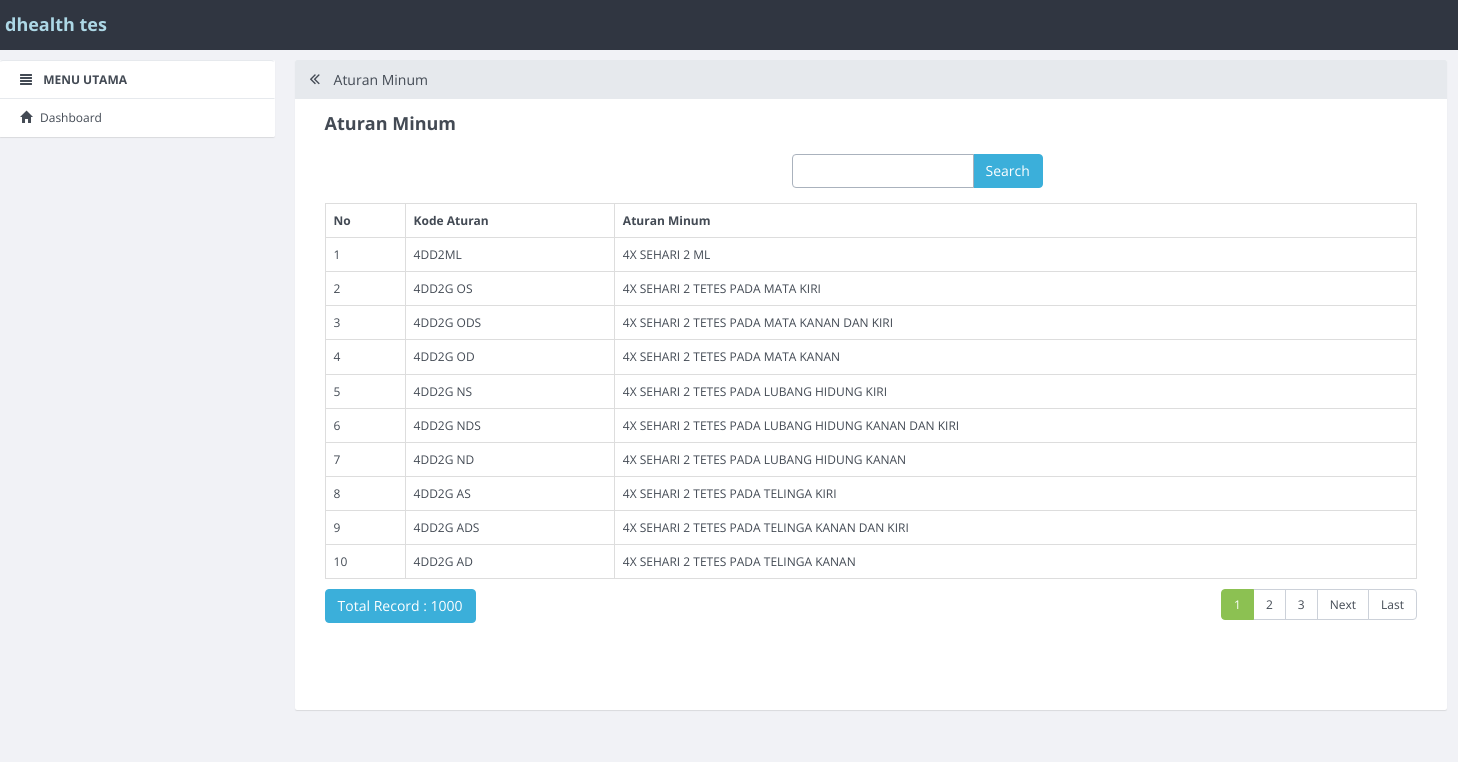
Page /index.php/signa on the committed database.
### tables this page shows
CREATE TABLE `signa` (
  `signa_id` int(11) NOT NULL,
  `signa_kode` varchar(100) DEFAULT NULL,
  `signa_nama` varchar(250) DEFAULT NULL,
  `additional_data` text DEFAULT NULL,
  `created_date` datetime NOT NULL DEFAULT current_timestamp(),
  `created_by` int(11) DEFAULT NULL,
  `modified_count` int(11) DEFAULT NULL,
  `last_modified_date` datetime DEFAULT NULL,
  `last_modified_by` int(11) DEFAULT NULL,
  `is_deleted` tinyint(1) NOT NULL DEFAULT 0,
  `is_active` tinyint(1) NOT NULL DEFAULT 1,
  `deleted_date` datetime DEFAULT NULL,
  `deleted_by` int(11) DEFAULT NULL
);

### application/controllers/signa.php (called while the page is built, shortened)
<?php
class signa extends CI_Controller
{
    function __construct()
    {
        $this->load->model('signa_model');
        $this->load->library('form_validation');
    }
    public function index()
    {
        $q = urldecode($this->input->get('q', TRUE));
        $start = intval($this->input->get('start'));
        if ($q <> '') {
            $config['base_url'] = base_url() . 'signa/index.html?q=' . urlencode($q);
            $config['first_url'] = base_url() . 'signa/index.html?q=' . urlencode($q);
        } else {
            $config['base_url'] = base_url() . 'signa/index.html';
            $config['first_url'] = base_url() . 'signa/index.html';
        }
        $config['per_page'] = 10;
        $config['page_query_string'] = TRUE;
        $config['total_rows'] = $this->signa_model->total_rows($q);
        $signa = $this->signa_model->get_limit_data($config['per_page'], $start, $q);
        $this->load->library('pagination');
        $this->pagination->initialize($config);
        $data = array(
            'signa_data' => $signa,
            'q' => $q,
            'pagination' => $this->pagination->create_links(),
            'total_rows' => $config['total_rows'],
            'start' => $start,
            'konten' => 'signa/signa_list',
            'judul' => 'Aturan Minum',
        );
        $this->load->view('v_index', $data);
    }
}

### index.php (called while the page is built, shortened)
<?php
require_once BASEPATH.'core/CodeIgniter.php';

### application/config/config.php (called while the page is built, shortened)
<?php
$config['base_url'] = "http://".$_SERVER['HTTP_HOST'];
$config['base_url'] .= preg_replace('@/+$@','',dirname($_SERVER['SCRIPT_NAME'])).'/';
$config['index_page'] = '';
$config['uri_protocol']	= 'REQUEST_URI';
$config['url_suffix'] = '.html';
$config['language']	= 'english';
$config['charset'] = 'UTF-8';
$config['enable_hooks'] = FALSE;
$config['subclass_prefix'] = 'MY_';
$config['composer_autoload'] = FALSE;
$config['permitted_uri_chars'] = 'a-z 0-9~%.:_\-';
$config['enable_query_strings'] = FALSE;
$config['controller_trigger'] = 'c';
$config['function_trigger'] = 'm';
$config['directory_trigger'] = 'd';
$config['allow_get_array'] = TRUE;
$config['log_threshold'] = 0;
$config['log_path'] = '';
$config['log_file_extension'] = '';
$config['log_file_permissions'] = 0644;
$config['log_date_format'] = 'Y-m-d H:i:s';
$config['error_views_path'] = '';
$config['cache_path'] = '';
$config['cache_query_string'] = FALSE;
$config['encryption_key'] = '';
$config['sess_driver'] = 'files';
$config['sess_cookie_name'] = 'ci_session';
$config['sess_expiration'] = 7200;
$config['sess_save_path'] = NULL;
$config['sess_match_ip'] = FALSE;
$config['sess_time_to_update'] = 300;
$config['sess_regenerate_destroy'] = FALSE;
$config['cookie_prefix']	= '';
$config['cookie_domain']	= '';
$config['cookie_path']		= '/';
$config['cookie_secure']	= FALSE;
$config['cookie_httponly'] 	= FALSE;
$config['standardize_newlines'] = FALSE;
$config['global_xss_filtering'] = FALSE;
$config['csrf_protection'] = FALSE;
$config['csrf_token_name'] = 'csrf_test_name';
$config['csrf_cookie_name'] = 'csrf_cookie_name';
$config['csrf_expire'] = 7200;
$config['csrf_regenerate'] = TRUE;
$config['csrf_exclude_uris'] = array();
$config['compress_output'] = FALSE;
$config['time_reference'] = 'local';
$config['rewrite_short_tags'] = FALSE;
$config['proxy_ips'] = '';

### application/models/signa_model.php (called while the page is built, shortened)
<?php
class signa_model extends CI_Model
{
    public $table = 'signa';
    public $id = 'signa_id';
    public $order = 'DESC';
    function total_rows($q = NULL) {
    $this->db->like('signa_id', $q);
    $this->db->or_like('signa_kode', $q);
	$this->db->or_like('signa_nama', $q);
    $this->db->or_like('additional_data', $q);
    $this->db->or_like('created_date', $q);
    $this->db->or_like('created_by', $q);
    $this->db->or_like('modified_count', $q);
    $this->db->or_like('last_modified_date', $q);
    $this->db->or_like('last_modified_by', $q);
    $this->db->or_like('is_deleted', $q);
    $this->db->or_like('is_active', $q);
    $this->db->or_like('deleted_date', $q);
    $this->db->or_like('deleted_by', $q);
	$this->db->from($this->table);
        return $this->db->count_all_results();
    }
    function get_limit_data($limit, $start = 0, $q = NULL) {
        $this->db->order_by($this->id, $this->order);
    $this->db->like('signa_id', $q);
    $this->db->or_like('signa_kode', $q);
    $this->db->or_like('signa_nama', $q);
    $this->db->or_like('additional_data', $q);
    $this->db->or_like('created_date', $q);
    $this->db->or_like('created_by', $q);
    $this->db->or_like('modified_count', $q);
    $this->db->or_like('last_modified_date', $q);
    $this->db->or_like('last_modified_by', $q);
    $this->db->or_like('is_deleted', $q);
    $this->db->or_like('is_active', $q);
    $this->db->or_like('deleted_date', $q);
    $this->db->or_like('deleted_by', $q);;
	$this->db->limit($limit, $start);
        return $this->db->get($this->table)->result();
    }
}

### application/views/signa/signa_list.php (the view, shortened to what this page needs)
<div class="row" style="margin-bottom: 10px">
            <div class="col-md-4 text-center">
            </div>
            <div class="col-md-1 text-right">
            </div>
            <div class="col-md-3 text-right">
                <form action="<?php echo site_url('signa/index'); ?>" class="form-inline" method="get">
                    <div class="input-group">
                        <input type="text" class="form-control" name="q" value="<?php echo $q; ?>">
                        <span class="input-group-btn">
                          <button class="btn btn-primary" type="submit">Search</button>
                        </span>
                    </div>
                </form>
            </div>
        </div>
        <table class="table table-bordered" style="margin-bottom: 10px">
            <tr>
        <th>No</th>
        <th>Kode Aturan</th>
        <th>Aturan Minum</th>
            </tr><?php
            foreach ($signa_data as $signa)
            {
                ?>
                <tr>
            <td width="80px"><?php echo ++$start ?></td>
            <td><?php echo $signa->signa_kode ?></td>
            <td><?php echo $signa->signa_nama ?></td>
        </tr>
                <?php
            }
            ?>
        </table>
        <div class="row">
            <div class="col-md-6">
                <a href="#" class="btn btn-primary">Total Record : <?php echo $total_rows ?></a>
        </div>
            <div class="col-md-6 text-right">
                <?php echo $pagination ?>
            </div>
        </div>

### rows in the picture
signa: signa_kode "4DD2ML", signa_nama "4X SEHARI 2 ML"
signa: signa_kode "4DD2G OS", signa_nama "4X SEHARI 2 TETES PADA MATA KIRI"
signa: signa_kode "4DD2G ODS", signa_nama "4X SEHARI 2 TETES PADA MATA KANAN DAN KIRI"
signa: signa_kode "4DD2G OD", signa_nama "4X SEHARI 2 TETES PADA MATA KANAN"
signa: signa_kode "4DD2G NS", signa_nama "4X SEHARI 2 TETES PADA LUBANG HIDUNG KIRI"
signa: signa_kode "4DD2G NDS", signa_nama "4X SEHARI 2 TETES PADA LUBANG HIDUNG KANAN DAN KIRI"
signa: signa_kode "4DD2G ND", signa_nama "4X SEHARI 2 TETES PADA LUBANG HIDUNG KANAN"
signa: signa_kode "4DD2G AS", signa_nama "4X SEHARI 2 TETES PADA TELINGA KIRI"
signa: signa_kode "4DD2G ADS", signa_nama "4X SEHARI 2 TETES PADA TELINGA KANAN DAN KIRI"
signa: signa_kode "4DD2G AD", signa_nama "4X SEHARI 2 TETES PADA TELINGA KANAN"

### other values in the picture
$judul "Aturan Minum"
$total_rows "1000"
$pagination "1 2 3 Next Last"
